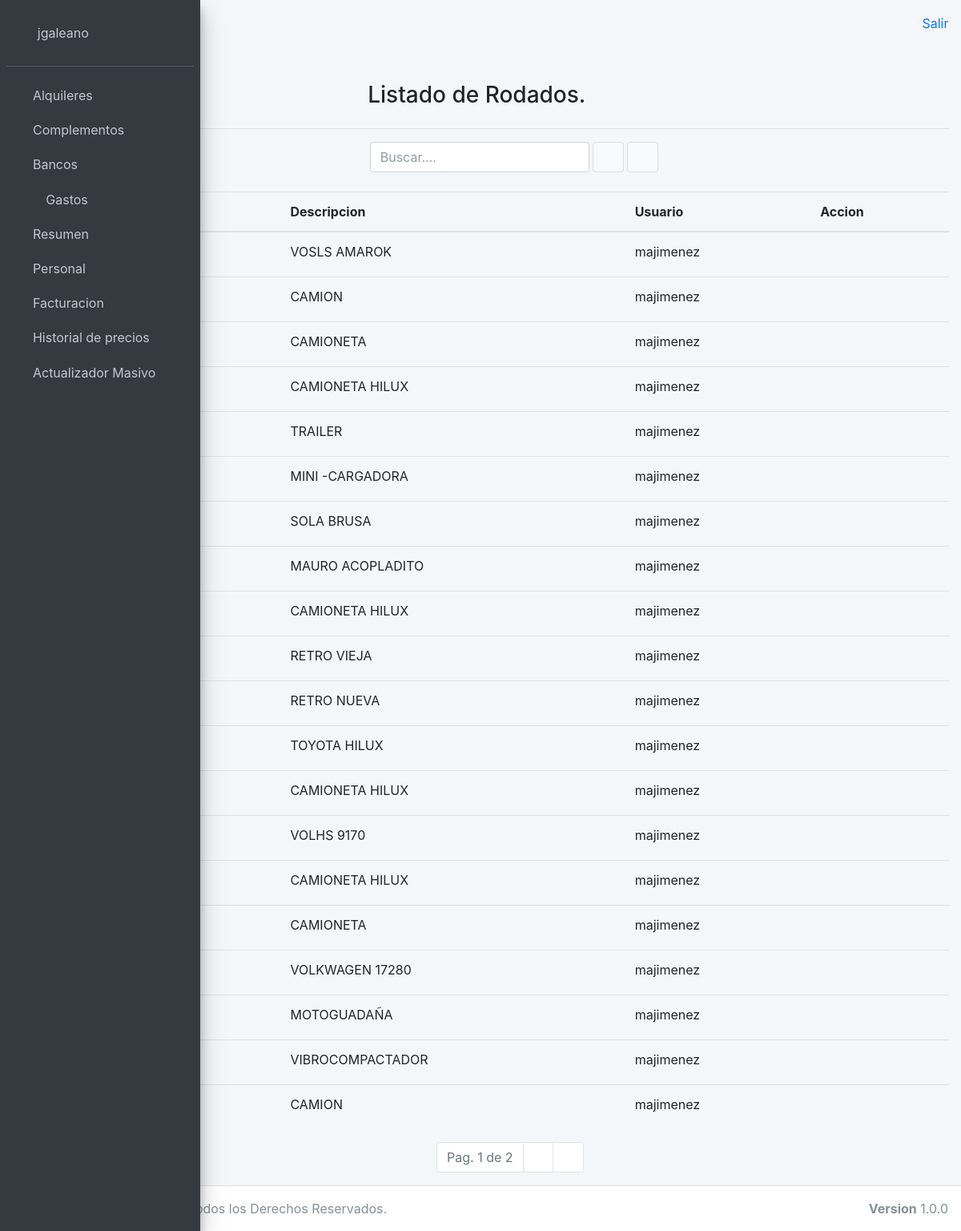
The page /rodados/listado/ (signed in) on the database its author committed.
### usuariosadm/models.py (models this page shows)
class UserAdm(AbstractUser):
    observacion = models.TextField(max_length=500, blank=True)

### rodados/models.py (models this page shows, shortened)
class Rodado(models.Model):
    dominio = models.CharField(max_length=10, unique=True)
    descripcion = models.CharField(max_length=150, unique=False)
    usuario = models.ForeignKey(UserAdm, on_delete=models.CASCADE, default=1)
    class Meta:
        verbose_name_plural = "Rodados"

### rodados/views.py (the view)
# urls.py: path('listado/', listadorodado, name='listadorodado'),
@login_required(login_url='/login')
def listadorodado(request):
    if "txtBuscar" in request.GET:
        parametro = request.GET.get('txtBuscar')
        obras = Rodado.objects.filter(descripcion__contains=parametro)
    else:
        obras =  Rodado.objects.all()
    paginador = Paginator(obras, 20)
    if "page" in request.GET:
        page = request.GET.get('page')
    else:
        page = 1
    resultados = paginador.get_page(page)
    return render(
        request,
        'rodados/rodado_list.html',
        {
            'resultados': resultados
        })

### templates/rodados/rodado_list.html (shortened to what this page needs)
{% extends 'base.html' %}
{% block content %}
    <div class="container">
        <br>
        <div class="row">
            <div class="col-sm-4"></div>
            <div class="col-sm-4">
                <h3> Listado de Rodados. </h3>
            </div>
            <div class="col-sm-4"></div>
        </div>
        <hr>
        <form action="/bancos/listado" method="GET">
            <div class="form-inline">
                <div class="col-8">
                    <input class="form-control" id="txtBuscar" name="txtBuscar" placeholder="Buscar....">
                    <button type="submit" class="btn btn-default" title="Buscar!">
                        <i class="fas fa-search"></i>
                    </button>
                    <button type="button" class="btn btn-default" title="Nuevo Rodado!" onclick="location.href='/rodados/new'">
                        <i class="fas fa-plus"></i>
                    </button>
                </div>
            </div>
            <br>
            <table class="table table-hover">
                <thead>
                    <tr>
                        <th>Dominio</th>
                        <th>Descripcion</th>
                        <th>Usuario</th>
                        <th>Accion</th>
                    </tr>
                </thead>
                <tbody>
                    {% for resultado in resultados %}
                    <tr>
                        <td>{{ resultado.dominio.upper }}  </td>
                        <td>{{ resultado.descripcion.upper }}  </td>
                        <td>{{ resultado.usuario }}</td>
                        <td>
                            <button type="button" class="btn btn-link btn-sm" onclick="location.href='/rodados/edit/' + {{ resultado.pk }}">
                                <i class="fas fa-pencil-alt"></i>
                            </button>
                        </td>
                    </tr>
                    {% endfor %}
                </tbody>
            </table>
            <nav aria-label="Page navigation">
                <ul class="pagination justify-content-center">
                    <li class="page-item disabled">
                        <a class="page-link">
                            Pag. {{ resultados.number }} de {{ resultados.paginator.num_pages }}
                        </a>
                    </li>
                    {% if resultados.has_next %}
                        <li class="page-item">
                            <a class="page-link" href="?page={{ resultados.next_page_number }}">
                                <i class="fas fa-angle-right"></i>
                            </a>
                        </li>
                        <li class="page-item">
                            <a class="page-link" href="?page={{ resultados.paginator.num_pages }}">
                                <i class="fas fa-angle-double-right"></i>
                            </a>
                        </li>
                    {% endif %}
                </ul>
            </nav>
        </form>
    </div>
{% endblock %}

### templates/base.html (shortened to what this page needs)
{% load static %}
<!DOCTYPE html>
<html>
<head>
  <link rel="stylesheet" href="{% static 'plugins/fontawesome-free/css/all.min.css'%}">
  <link rel="stylesheet" href="{% static 'dist/css/ionicons.min.css'%}">
  <link rel="stylesheet" href="{% static 'plugins/sweetalert2-theme-bootstrap-4/bootstrap-4.min.css'%}">
  <link rel="stylesheet" href="{% static 'plugins/icheck-bootstrap/icheck-bootstrap.min.css'%}">
  <link rel="stylesheet" href="{% static 'plugins/jqvmap/jqvmap.min.css'%}">
  <link rel="stylesheet" href="{% static 'dist/css/adminlte.min.css'%}">
  <link rel="stylesheet" href="{% static 'plugins/overlayScrollbars/css/OverlayScrollbars.min.css'%}">
  <link rel="stylesheet" href="{% static 'plugins/daterangepicker/daterangepicker.css'%}">
  <link rel="stylesheet" href="{% static 'plugins/summernote/summernote-bs4.css'%}">
  <link rel="stylesheet" href="{% static 'plugins/select2/css/select2.min.css'%}">
  <link rel="stylesheet" href="{% static 'plugins/fullcalendar/main.min.css' %}">
  <link rel="stylesheet" href="{% static 'plugins/fullcalendar-daygrid/main.min.css' %}">
  <link rel="stylesheet" href="{% static 'plugins/fullcalendar-timegrid/main.min.css' %}">
  <link rel="stylesheet" href="{% static 'plugins/fullcalendar-bootstrap/main.min.css' %}">
  <link rel="stylesheet" href="{% static 'plugins/jquery-ui/jquery-ui.min.css' %}">
  <link rel="stylesheet" href="{% static 'plugins/tempusdominus-bootstrap-4/css/tempusdominus-bootstrap-4.min.css'%}">
</head>
<body class="hold-transition sidebar-mini layout-fixed sidebar-collapse">
<div class="wrapper">
  <aside class="main-sidebar sidebar-dark-primary elevation-4">
    <div class="sidebar">
      <div class="user-panel mt-3 pb-3 mb-3 d-flex">
        <div class="image">
        </div>
        {% if user.is_authenticated %}
          <div class="info">
            <a class="nav-link" href="/user/changepassword" tabindex="-1" aria-disabled="true">{{ user.get_username }}</a>
          </div>
        {% endif %}
      </div>
      <nav class="mt-2">
        <ul class="nav nav-pills nav-sidebar flex-column" data-widget="treeview" role="menu" data-accordion="false">
        <li class="nav-item has-treeview">
          <a href="#" class="nav-link">
            <i class="fas fa-hotel"></i>
            <p>
              Alquileres
              <i class="fas fa-angle-left right"></i>
            </p>
          </a>
        </li>
        <li class="nav-item has-treeview">
          <a href="#" class="nav-link">
            <i class="fas fa-cog"></i>
            <p>
              Complementos
              <i class="fas fa-angle-left right"></i>
            </p>
          </a>
        </li>
        <li class="nav-item has-treeview">
          <a href="/bancos/listado" class="nav-link">
            <i class="fas fa-piggy-bank"></i>
            <p>
              Bancos
            </p>
          </a>
        </li>
          <li class="nav-item has-treeview">
            <a href="#" class="nav-link">
              <i class="nav-icon fas fa-dollar-sign"></i>
              <p>
                Gastos
                <i class="fas fa-angle-left right"></i>
              </p>
            </a>
          </li>
          <li class="nav-item has-treeview">
            <a href="#" class="nav-link">
              <i class="far fa-file-alt"></i>
              <p>
                Resumen
                <i class="fas fa-angle-left right"></i>
              </p>
            </a>
          </li>
          <li class="nav-item has-treeview">
            <a href="#" class="nav-link">
              <i class="fas fa-user-tag"></i>
              <p>
                Personal
                <i class="fas fa-angle-left right"></i>
              </p>
            </a>
          </li>
          <li class="nav-item has-treeview">
            <a href="#" class="nav-link">
              <i class="fas fa-hand-holding-usd"></i>
              <p>
                Facturacion
                <i class="fas fa-angle-left right"></i>
              </p>
            </a>
          </li>
          <li class="nav-item has-treeview">
            <a href="/historial/precios" class="nav-link">
              <i class="fas fa-history"></i>
              <p>
                Historial de precios
              </p>
            </a>
          </li>
          <li class="nav-item has-treeview">
            <a href="/facturas/actualizadormasivo/" class="nav-link">
              <i class="fas fa-grip-vertical"></i>
              <p>
                Actualizador Masivo
              </p>
            </a>
          </li>
        </ul>
      </nav>
    </div>
  </aside>
  <div class="content-wrapper">
    <div class="content-header">
      <div class="container-fluid">
        <div class="row mb-2">
          <div class="col-sm-6">
              <a class="nav-link" data-widget="pushmenu" href="#"></a>
          </div>
          <div class="col-sm-6">
            <ol class="breadcrumb float-sm-right">
              <a class="breadcrumb-item" href="/salir">Salir</a>
            </ol>
          </div>
        </div>
      </div>
    </div>
    <section class="content">
      <div class="container-fluid">
        <div class="row">
          {%block content %}
          {% endblock %}
        </div>
      </div>
    </section>
  </div>
  <footer class="main-footer">
    <strong>Copyright &copy; 2023 </strong>
    Todos los Derechos Reservados.
    <div class="float-right d-none d-sm-inline-block">
      <b>Version</b> 1.0.0
    </div>
  </footer>
</div>
</body>
</html>

### rows shown on the page
UserAdm: get_username "jgaleano"
Rodado: descripcion "VOSLS AMAROK", usuario "majimenez"
Rodado: descripcion "CAMION", usuario "majimenez"
Rodado: descripcion "CAMIONETA", usuario "majimenez"
Rodado: descripcion "CAMIONETA HILUX", usuario "majimenez"
Rodado: descripcion "TRAILER", usuario "majimenez"
Rodado: descripcion "MINI -CARGADORA", usuario "majimenez"
Rodado: descripcion "SOLA BRUSA", usuario "majimenez"
Rodado: descripcion "MAURO ACOPLADITO", usuario "majimenez"
Rodado: descripcion "CAMIONETA HILUX", usuario "majimenez"
Rodado: descripcion "RETRO VIEJA", usuario "majimenez"
Rodado: descripcion "RETRO NUEVA", usuario "majimenez"
Rodado: descripcion "TOYOTA HILUX", usuario "majimenez"
Rodado: descripcion "CAMIONETA HILUX", usuario "majimenez"
Rodado: descripcion "VOLHS 9170", usuario "majimenez"
Rodado: descripcion "CAMIONETA HILUX", usuario "majimenez"
Rodado: descripcion "CAMIONETA", usuario "majimenez"
Rodado: descripcion "VOLKWAGEN 17280", usuario "majimenez"
Rodado: descripcion "MOTOGUADAÑA", usuario "majimenez"
Rodado: descripcion "VIBROCOMPACTADOR", usuario "majimenez"
Rodado: descripcion "CAMION", usuario "majimenez"

### other values the page prints
{{ resultados.number }} "1"
{{ resultados.paginator.num_pages }} "2"
